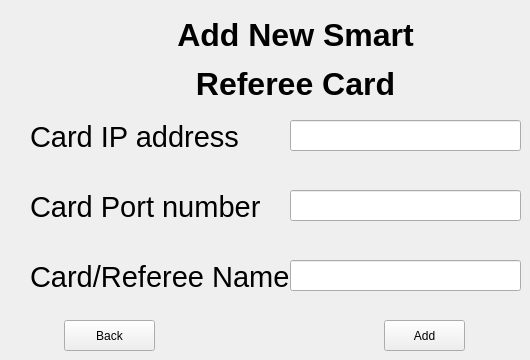
  <widget class="QWidget" name="ANSRC">
   <widget class="QLineEdit" name="CIP">
    <property name="geometry">
     <rect>
      <x>290</x>
      <y>120</y>
      <width>231</width>
      <height>31</height>
     </rect>
    </property>
    <property name="styleSheet">
     <string notr="true">font: 14pt &quot;MS Shell Dlg 2&quot;;
color:gb(86, 43, 0)</string>
    </property>
   </widget>
   <widget class="QLabel" name="Title_2">
    <property name="geometry">
     <rect>
      <x>120</x>
      <y>10</y>
      <width>351</width>
      <height>101</height>
     </rect>
    </property>
    <property name="text">
     <string>&lt;html&gt;&lt;head/&gt;&lt;body&gt;&lt;p align=&quot;center&quot;&gt;&lt;span style=&quot; font-size:24pt; font-weight:600;&quot;&gt;Add New Smart&lt;/span&gt;&lt;/p&gt;&lt;p align=&quot;center&quot;&gt;&lt;span style=&quot; font-size:24pt; font-weight:600;&quot;&gt;Referee Card&lt;/span&gt;&lt;/p&gt;&lt;/body&gt;&lt;/html&gt;</string>
    </property>
   </widget>
   <widget class="QLabel" name="Port_Title_2">
    <property name="geometry">
     <rect>
      <x>30</x>
      <y>190</y>
      <width>231</width>
      <height>31</height>
     </rect>
    </property>
    <property name="text">
     <string>&lt;html&gt;&lt;head/&gt;&lt;body&gt;&lt;p&gt;&lt;span style=&quot; font-size:22pt;&quot;&gt;Card Port number&lt;/span&gt;&lt;/p&gt;&lt;/body&gt;&lt;/html&gt;</string>
    </property>
   </widget>
   <widget class="QLineEdit" name="CP">
    <property name="geometry">
     <rect>
      <x>290</x>
      <y>190</y>
      <width>231</width>
      <height>31</height>
     </rect>
    </property>
    <property name="styleSheet">
     <string notr="true">font: 14pt &quot;MS Shell Dlg 2&quot;;
color:gb(86, 43, 0)</string>
    </property>
   </widget>
   <widget class="QLabel" name="IP_Title_5">
    <property name="geometry">
     <rect>
      <x>30</x>
      <y>120</y>
      <width>231</width>
      <height>31</height>
     </rect>
    </property>
    <property name="text">
     <string>&lt;html&gt;&lt;head/&gt;&lt;body&gt;&lt;p&gt;&lt;span style=&quot; font-size:22pt;&quot;&gt;Card IP address&lt;/span&gt;&lt;/p&gt;&lt;/body&gt;&lt;/html&gt;</string>
    </property>
   </widget>
   <widget class="QLineEdit" name="RN">
    <property name="geometry">
     <rect>
      <x>290</x>
      <y>260</y>
      <width>231</width>
      <height>31</height>
     </rect>
    </property>
    <property name="styleSheet">
     <string notr="true">font: 14pt &quot;MS Shell Dlg 2&quot;;
color:gb(86, 43, 0)</string>
    </property>
   </widget>
   <widget class="QLabel" name="Port_Title_3">
    <property name="geometry">
     <rect>
      <x>30</x>
      <y>260</y>
      <width>261</width>
      <height>31</height>
     </rect>
    </property>
    <property name="text">
     <string>&lt;html&gt;&lt;head/&gt;&lt;body&gt;&lt;p&gt;&lt;span style=&quot; font-size:22pt;&quot;&gt;Card/Referee Name&lt;/span&gt;&lt;/p&gt;&lt;/body&gt;&lt;/html&gt;</string>
    </property>
   </widget>
   <widget class="QPushButton" name="ANSRCB">
    <property name="geometry">
     <rect>
      <x>64</x>
      <y>320</y>
      <width>91</width>
      <height>31</height>
     </rect>
    </property>
    <property name="text">
     <string>Back</string>
    </property>
   </widget>
   <widget class="QPushButton" name="AddToDB">
    <property name="geometry">
     <rect>
      <x>384</x>
      <y>320</y>
      <width>81</width>
      <height>31</height>
     </rect>
    </property>
    <property name="text">
     <string>Add</string>
    </property>
   </widget>
  </widget>
